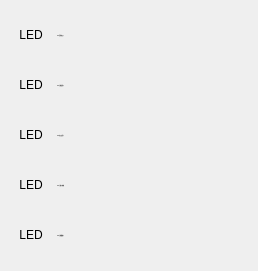
      <widget class="QWidget" name="gridLayoutWidget_34">
       <property name="geometry">
        <rect>
         <x>510</x>
         <y>10</y>
         <width>243</width>
         <height>271</height>
        </rect>
       </property>
       <layout class="QGridLayout" name="gridLayout_34" rowstretch="0,0,0,0,0" columnstretch="0,0">
        <item row="3" column="1">
         <widget class="QLabel" name="label_250">
          <property name="minimumSize">
           <size>
            <width>190</width>
            <height>40</height>
           </size>
          </property>
          <property name="maximumSize">
           <size>
            <width>190</width>
            <height>40</height>
           </size>
          </property>
          <property name="font">
           <font>
            <family>SimSun</family>
            <pointsize>-1</pointsize>
           </font>
          </property>
          <property name="frameShadow">
           <enum>QFrame::Plain</enum>
          </property>
          <property name="text">
           <string>YM4 卡盘1夹紧</string>
          </property>
          <property name="alignment">
           <set>Qt::AlignLeading|Qt::AlignLeft|Qt::AlignVCenter</set>
          </property>
         </widget>
        </item>
        <item row="2" column="1">
         <widget class="QLabel" name="label_255">
          <property name="minimumSize">
           <size>
            <width>190</width>
            <height>40</height>
           </size>
          </property>
          <property name="maximumSize">
           <size>
            <width>190</width>
            <height>40</height>
           </size>
          </property>
          <property name="font">
           <font>
            <family>SimSun</family>
            <pointsize>-1</pointsize>
           </font>
          </property>
          <property name="frameShadow">
           <enum>QFrame::Plain</enum>
          </property>
          <property name="text">
           <string>YM3 加工安全1</string>
          </property>
          <property name="alignment">
           <set>Qt::AlignLeading|Qt::AlignLeft|Qt::AlignVCenter</set>
          </property>
         </widget>
        </item>
        <item row="4" column="1">
         <widget class="QLabel" name="label_256">
          <property name="minimumSize">
           <size>
            <width>190</width>
            <height>40</height>
           </size>
          </property>
          <property name="maximumSize">
           <size>
            <width>190</width>
            <height>40</height>
           </size>
          </property>
          <property name="font">
           <font>
            <family>SimSun</family>
            <pointsize>-1</pointsize>
           </font>
          </property>
          <property name="frameShadow">
           <enum>QFrame::Plain</enum>
          </property>
          <property name="text">
           <string>YM5 主轴旋转1</string>
          </property>
          <property name="alignment">
           <set>Qt::AlignLeading|Qt::AlignLeft|Qt::AlignVCenter</set>
          </property>
         </widget>
        </item>
        <item row="0" column="1">
         <widget class="QLabel" name="label_260">
          <property name="minimumSize">
           <size>
            <width>190</width>
            <height>40</height>
           </size>
          </property>
          <property name="maximumSize">
           <size>
            <width>190</width>
            <height>40</height>
           </size>
          </property>
          <property name="font">
           <font>
            <family>SimSun</family>
            <pointsize>-1</pointsize>
           </font>
          </property>
          <property name="autoFillBackground">
           <bool>false</bool>
          </property>
          <property name="frameShadow">
           <enum>QFrame::Plain</enum>
          </property>
          <property name="text">
           <string>YM1 启动加工1</string>
          </property>
          <property name="scaledContents">
           <bool>true</bool>
          </property>
          <property name="alignment">
           <set>Qt::AlignLeading|Qt::AlignLeft|Qt::AlignVCenter</set>
          </property>
         </widget>
        </item>
        <item row="1" column="1">
         <widget class="QLabel" name="label_261">
          <property name="minimumSize">
           <size>
            <width>190</width>
            <height>40</height>
           </size>
          </property>
          <property name="maximumSize">
           <size>
            <width>190</width>
            <height>40</height>
           </size>
          </property>
          <property name="font">
           <font>
            <family>SimSun</family>
            <pointsize>-1</pointsize>
           </font>
          </property>
          <property name="frameShadow">
           <enum>QFrame::Plain</enum>
          </property>
          <property name="text">
           <string>YM2 主轴定位1</string>
          </property>
          <property name="scaledContents">
           <bool>true</bool>
          </property>
          <property name="alignment">
           <set>Qt::AlignLeading|Qt::AlignLeft|Qt::AlignVCenter</set>
          </property>
         </widget>
        </item>
        <item row="0" column="0">
         <widget class="QLabel" name="label_550">
          <property name="minimumSize">
           <size>
            <width>40</width>
            <height>40</height>
           </size>
          </property>
          <property name="maximumSize">
           <size>
            <width>40</width>
            <height>40</height>
           </size>
          </property>
          <property name="text">
           <string>LED</string>
          </property>
          <property name="textFormat">
           <enum>Qt::PlainText</enum>
          </property>
          <property name="alignment">
           <set>Qt::AlignCenter</set>
          </property>
         </widget>
        </item>
        <item row="1" column="0">
         <widget class="QLabel" name="label_551">
          <property name="minimumSize">
           <size>
            <width>40</width>
            <height>40</height>
           </size>
          </property>
          <property name="maximumSize">
           <size>
            <width>40</width>
            <height>40</height>
           </size>
          </property>
          <property name="text">
           <string>LED</string>
          </property>
          <property name="textFormat">
           <enum>Qt::PlainText</enum>
          </property>
          <property name="alignment">
           <set>Qt::AlignCenter</set>
          </property>
         </widget>
        </item>
        <item row="2" column="0">
         <widget class="QLabel" name="label_552">
          <property name="minimumSize">
           <size>
            <width>40</width>
            <height>40</height>
           </size>
          </property>
          <property name="maximumSize">
           <size>
            <width>40</width>
            <height>40</height>
           </size>
          </property>
          <property name="text">
           <string>LED</string>
          </property>
          <property name="textFormat">
           <enum>Qt::PlainText</enum>
          </property>
          <property name="alignment">
           <set>Qt::AlignCenter</set>
          </property>
         </widget>
        </item>
        <item row="3" column="0">
         <widget class="QLabel" name="label_553">
          <property name="minimumSize">
           <size>
            <width>40</width>
            <height>40</height>
           </size>
          </property>
          <property name="maximumSize">
           <size>
            <width>40</width>
            <height>40</height>
           </size>
          </property>
          <property name="text">
           <string>LED</string>
          </property>
          <property name="textFormat">
           <enum>Qt::PlainText</enum>
          </property>
          <property name="alignment">
           <set>Qt::AlignCenter</set>
          </property>
         </widget>
        </item>
        <item row="4" column="0">
         <widget class="QLabel" name="label_554">
          <property name="minimumSize">
           <size>
            <width>40</width>
            <height>40</height>
           </size>
          </property>
          <property name="maximumSize">
           <size>
            <width>40</width>
            <height>40</height>
           </size>
          </property>
          <property name="text">
           <string>LED</string>
          </property>
          <property name="textFormat">
           <enum>Qt::PlainText</enum>
          </property>
          <property name="alignment">
           <set>Qt::AlignCenter</set>
          </property>
         </widget>
        </item>
       </layout>
      </widget>
